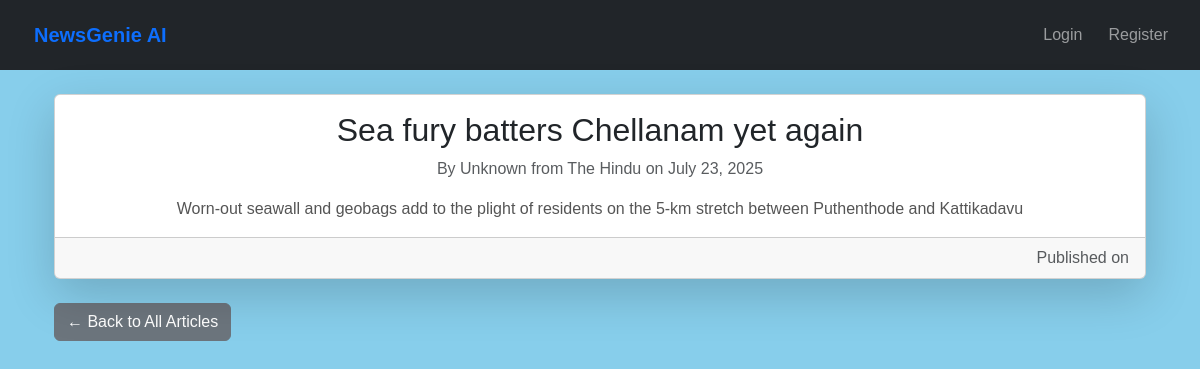
/articles/articles/185/, run on the app's committed database.
### news/models.py (models this page shows, shortened)
class Article(models.Model):
    title = models.CharField(max_length=200)
    content = models.TextField()
    summary = models.TextField(blank=True)
    source_url = models.URLField()
    category = models.ForeignKey(Category, on_delete=models.CASCADE)
    published_date = models.DateTimeField(default=timezone.now)
    link = models.URLField(max_length=500, unique=True, null=True, blank=True)
    publication_date = models.DateTimeField(null=True, blank=True)
    author = models.CharField(max_length=255, default='Unknown')
    source = models.CharField(max_length=100, default='Unknown')  # ✅ New field
    created_at = models.DateTimeField(auto_now_add=True)
    audio_file = models.FileField(upload_to='audio/', blank=True, null=True)
    class Meta:
        ordering = ['-published_date']

### news/views.py (the view)
# urls.py: path('<int:pk>/', ArticleDetailView.as_view(), name='article_detail'),
class ArticleDetailView(DetailView):
    model = Article
    template_name = 'news/article_detail.html'
    context_object_name = 'article'
    def get_object(self, queryset=None):
        obj = super().get_object(queryset)
        if self.request.user.is_authenticated:
            ReadingHistory.objects.get_or_create(user=self.request.user, article=obj)
        return obj

### news/templates/news/article_detail.html
{% extends 'base.html' %}
{% block content %}
  <div class="container mt-4">
    <div class="card shadow-lg">
      <div class="card-body">
        <h2 class="card-title">{{ article.title }}</h2>
        <p class="text-muted">
  By {{ article.author }} from {{ article.source }} on {{ article.publication_date|date:"F d, Y" }}
</p>
        <p class="card-text mt-3">{{ article.content }}</p>
      </div>
      <div class="card-footer text-muted text-end">
        Published on {{ article.published_at|date:"F j, Y, g:i a" }}
      </div>
    </div>
    <div class="mt-4">
      <a href="{% url 'home' %}" class="btn btn-secondary">← Back to All Articles</a>
    </div>
  </div>
{% endblock %}

### static/css/style.css (style rules this page uses)
body { font-family: Arial, sans-serif; background-color: #f4f6f8; margin: 0; padding: 0; background-color: skyblue; }
h2 { text-align: center; color: #2c3e50; }
p { text-align: center; color: #555; }

### data on the page
Article: title "Sea fury batters Chellanam yet again", author "Unknown", source "The Hindu", publication_date "July 23, 2025", content "Worn-out seawall and geobags add to the plight of residents on the 5-km stretch between Puthenthode and Kattikadavu"
